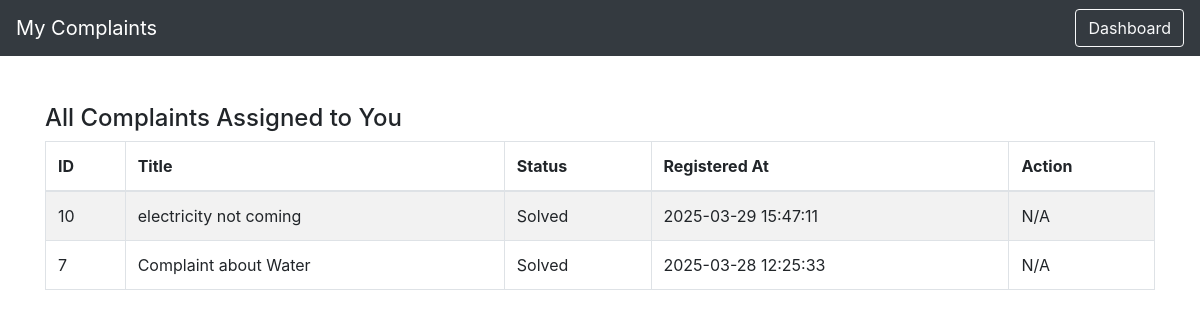
Page /officer/view_all_complaints.php (signed in) on the committed database.
### tables this page shows
CREATE TABLE `complaints` (
  `id` int(11) NOT NULL,
  `citizen_id` int(11) NOT NULL,
  `department_id` int(11) NOT NULL,
  `title` varchar(255) NOT NULL,
  `description` text NOT NULL,
  `status` enum('registered','in_progress','solved','referred') DEFAULT 'registered',
  `priority` enum('top','medium','normal','low') DEFAULT 'normal',
  `officer_id` int(11) DEFAULT NULL,
  `dept_head_id` int(11) DEFAULT NULL,
  `referred_by` int(11) DEFAULT NULL,
  `referred_at` timestamp NULL DEFAULT NULL,
  `remarks` text DEFAULT NULL,
  `response` text DEFAULT NULL,
  `review_rating` int(11) DEFAULT NULL,
  `review_feedback` text DEFAULT NULL,
  `ai_summary_complaint` text DEFAULT NULL,
  `ai_summary_response` text DEFAULT NULL,
  `target_id` int(11) DEFAULT NULL,
  `target_role` enum('officer','dept_head') DEFAULT NULL,
  `created_at` timestamp NOT NULL DEFAULT current_timestamp(),
  `updated_at` timestamp NOT NULL DEFAULT current_timestamp() ON UPDATE current_timestamp()
);

### officer/view_all_complaints.php (the view, shortened to what this page needs)
<?php
include('../config.php');
$officer_id = $_SESSION['officer_id'];
$sql = "SELECT * FROM complaints WHERE officer_id = '$officer_id' ORDER BY created_at DESC";
$result = $conn->query($sql);
?>
<!DOCTYPE html>
<html lang="en">
<head>
  <link rel="stylesheet" href="https://stackpath.bootstrapcdn.com/bootstrap/4.5.2/css/bootstrap.min.css">
</head>
<body>
  <nav class="navbar navbar-expand-lg navbar-dark bg-dark">
    <span class="navbar-brand">My Complaints</span>
    <div class="ml-auto">
      <a href="officer_dashboard.php" class="btn btn-outline-light">Dashboard</a>
    </div>
  </nav>
  <div class="container mt-5">
    <h4>All Complaints Assigned to You</h4>
    <?php if ($result && $result->num_rows > 0) { ?>
      <table class="table table-bordered table-striped">
        <thead>
          <tr>
            <th>ID</th>
            <th>Title</th>
            <th>Status</th>
            <th>Registered At</th>
            <th>Action</th>
          </tr>
        </thead>
        <tbody>
          <?php while ($row = $result->fetch_assoc()) { ?>
            <tr>
              <td><?php echo $row['id']; ?></td>
              <td><?php echo htmlspecialchars($row['title']); ?></td>
              <td><?php echo ucfirst($row['status']); ?></td>
              <td><?php echo $row['created_at']; ?></td>
              <td>
                <?php if ($row['status'] == 'in_progress') { ?>
                  <a href="solve_complaint.php?complaint_id=<?php echo $row['id']; ?>"
                    class="btn btn-primary btn-sm">Solve</a>
                  <a href="refer_complaint.php?complaint_id=<?php echo $row['id']; ?>"
                    class="btn btn-warning btn-sm">Refer</a>
                <?php } else {
                  echo "N/A";
                } ?>
              </td>
            </tr>
          <?php } ?>
        </tbody>
      </table>
    <?php } else {
      echo "<div class='alert alert-info'>No complaints assigned to you.</div>";
    } ?>
  </div>
</body>
</html>

### rows in the picture
complaints: id "10", title "electricity not coming", status "Solved", created_at "2025-03-29 15:47:11", shows "N/A"
complaints: id "7", title "Complaint about Water", status "Solved", created_at "2025-03-28 12:25:33", shows "N/A"
